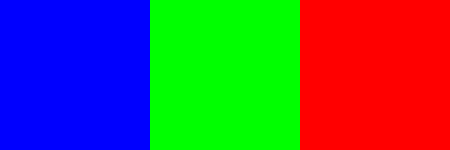
#> input picture data/box.png, 450 x 150 px
$ python 06.color_channel.py
#> lines starting #> are read from the running program, lines starting #| are printed output that depends on the picture; after the words box and inside, x2 and y2 are one past the last pixel; in counts of white or black regions, pixels touching at a corner belong together
import cv2

img = cv2.imread("data/box.png")
#> img is the input picture: shape (150, 450, 3); mean B, G, R 85, 85, 85
print(img.shape)
#| (150, 450, 3)

cv2.imshow("windows", img)

'''
img[:,:,0]
img[:,:,1]
img[:,:,2]
'''

cv2.imshow("Blue", img[:,:,0])
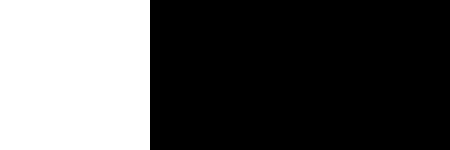
#> window 'Blue': shape (150, 450); 33.3% white; 1 white region, box (x1, y1, x2, y2) and area: (0, 0, 150, 150) 22500
cv2.imshow("Green", img[:,:,1])
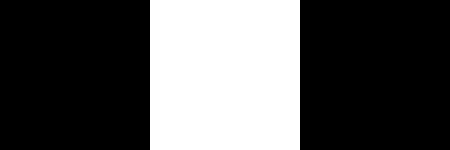
#> window 'Green': shape (150, 450); 33.3% white; 1 white region, box (x1, y1, x2, y2) and area: (150, 0, 300, 150) 22500
cv2.imshow("Red", img[:,:,2])
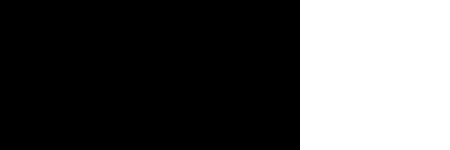
#> window 'Red': shape (150, 450); 33.3% white; 1 white region, box (x1, y1, x2, y2) and area: (300, 0, 450, 150) 22500


cv2.waitKey(0)
cv2.destroyAllWindows()
